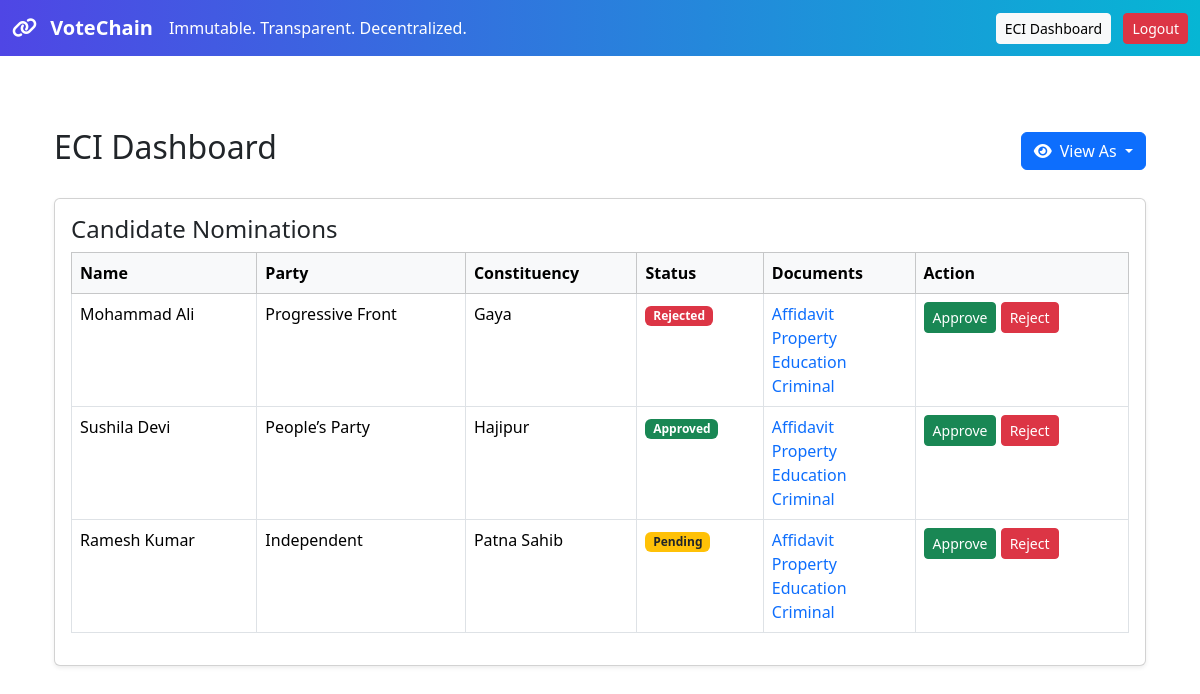
The app's page /eci_dashboard (signed in) with its own data.
### models.py (models this page shows)
class Nomination(db.Model):
    __tablename__ = "nominations"
    id = db.Column(db.Integer, primary_key=True)
    name = db.Column(db.String(100))
    dob = db.Column(db.String(20))
    aadhaar = db.Column(db.String(12)) # Not unique here to allow re-application logic if needed, but logic enforces 1 active
    address = db.Column(db.String(200))
    party = db.Column(db.String(100))
    constituency = db.Column(db.String(100))
    state = db.Column(db.String(100)) # Added State
    email = db.Column(db.String(100))
    phone = db.Column(db.String(15))
    affidavit = db.Column(db.String(200))
    property_cert = db.Column(db.String(200))
    education_cert = db.Column(db.String(200))
    criminal_record = db.Column(db.String(200))
    status = db.Column(db.String(20), default="Pending")
    rejection_reason = db.Column(db.String(255), nullable=True) # New field
    username = db.Column(db.String(50), unique=True) # Aadhaar used as username
    password = db.Column(db.String(200))
    created_at = db.Column(db.DateTime, default=datetime.utcnow)
    reviewed_at = db.Column(db.DateTime, nullable=True)
    reviewed_by = db.Column(db.String(50), nullable=True)

### routes.py (the view)
@main_bp.route("/eci_dashboard")
def eci_dashboard():
    if not session.get('eci'): return redirect(url_for('main.eci_login'))
    candidates = Nomination.query.order_by(Nomination.created_at.desc()).all()
    return render_template("eci_dashboard.html", candidates=candidates)

### routes.py (called while the page is built, shortened)
@main_bp.before_request
def startup_checks():
    if getattr(current_app, 'startup_checked', False):
        return

### templates/eci_dashboard.html (shortened to what this page needs)
{% extends "base.html" %}
{% block content %}
<div class="container mt-5">
  <div class="d-flex justify-content-between align-items-center mb-4">
    <h2>ECI Dashboard</h2>
    <div class="dropdown">
      <button class="btn btn-primary dropdown-toggle" type="button" id="viewAsDropdown" data-bs-toggle="dropdown" aria-expanded="false">
        <i class="fas fa-eye me-2"></i>View As
      </button>
    </div>
  </div>
  <div class="card p-3 shadow-sm mb-4">
    <h4>Candidate Nominations</h4>
    {% if candidates %}
      <table class="table table-bordered table-hover">
        <thead class="table-light">
          <tr>
            <th>Name</th>
            <th>Party</th>
            <th>Constituency</th>
            <th>Status</th>
            <th>Documents</th>
            <th>Action</th>
          </tr>
        </thead>
        <tbody>
        {% for c in candidates %}
          <tr>
            <td>{{ c.name }}</td>
            <td>{{ c.party }}</td>
            <td>{{ c.constituency }}</td>
            <td>
              {% if c.status == "Pending" %}
                <span class="badge bg-warning text-dark">Pending</span>
              {% elif c.status == "Approved" %}
                <span class="badge bg-success">Approved</span>
              {% elif c.status == "Rejected" %}
                <span class="badge bg-danger">Rejected</span>
              {% endif %}
            </td>
            <td>
              <a href="/uploads/{{ c.affidavit }}" target="_blank" class="text-decoration-none">Affidavit</a><br>
              <a href="/uploads/{{ c.property_cert }}" target="_blank" class="text-decoration-none">Property</a><br>
              <a href="/uploads/{{ c.education_cert }}" target="_blank" class="text-decoration-none">Education</a><br>
              <a href="/uploads/{{ c.criminal_record }}" target="_blank" class="text-decoration-none">Criminal</a>
            </td>
            <td>
              <a href="{{ url_for('main.approve_candidate', id=c.id) }}" class="btn btn-success btn-sm" onclick="return confirm('Are you sure you want to approve this candidate?')">Approve</a>
              <button type="button" class="btn btn-danger btn-sm" onclick="openRejectModal('{{ c.id }}', '{{ c.name }}')">Reject</button>
            </td>
          </tr>
        {% endfor %}
        </tbody>
      </table>
    {% else %}
      <div class="alert alert-info">No nominations submitted yet.</div>
    {% endif %}
  </div>
</div>
{% endblock %}

### templates/base.html (shortened to what this page needs)
<!DOCTYPE html>
<html lang="en">
<head>
  <link rel="stylesheet" href="https://cdn.jsdelivr.net/npm/bootstrap@5.3.3/dist/css/bootstrap.min.css">
</head>
<body>
<nav class="navbar navbar-expand-lg navbar-dark" style="background: linear-gradient(90deg, #4F46E5, #06B6D4);">
  <div class="container-fluid">
    <a class="navbar-brand fw-bold text-white" href="{{ url_for('main.index') }}">
      <i class="fa-solid fa-link me-2"></i> VoteChain
    </a>
    <span class="navbar-text text-white d-none d-lg-block">Immutable. Transparent. Decentralized.</span>
    <div class="ms-auto">
      {% if session.get('role') == 'voter' %}
        <a href="{{ url_for('main.voter_dashboard') }}" class="btn btn-sm btn-light me-2">Voter Dashboard</a>
      {% elif session.get('candidate_id') %}
        <a href="{{ url_for('main.candidate_dashboard') }}" class="btn btn-sm btn-light me-2">Candidate Dashboard</a>
      {% elif session.get('eci') %}
        <a href="{{ url_for('main.eci_dashboard') }}" class="btn btn-sm btn-light me-2">ECI Dashboard</a>
      {% elif session.get('role') == 'admin' %}
        <a href="{{ url_for('main.admin_dashboard') }}" class="btn btn-sm btn-light me-2">Admin Dashboard</a>
      {% elif session.get('role') == 'booth' %}
        <a href="{{ url_for('main.booth_dashboard') }}" class="btn btn-sm btn-light me-2">Booth Dashboard</a>
      {% endif %}
      {% if session %}
        <a href="{{ url_for('main.logout') }}" class="btn btn-sm btn-danger">Logout</a>
      {% endif %}
    </div>
  </div>
</nav>
<main class="container py-4">
  {% block content %}{% endblock %}
</main>
</body>
</html>

### records on screen
Nomination: name "Mohammad Ali", party "Progressive Front", constituency "Gaya", status "Rejected"
Nomination: name "Sushila Devi", party "People’s Party", constituency "Hajipur", status "Approved"
Nomination: name "Ramesh Kumar", party "Independent", constituency "Patna Sahib", status "Pending"
